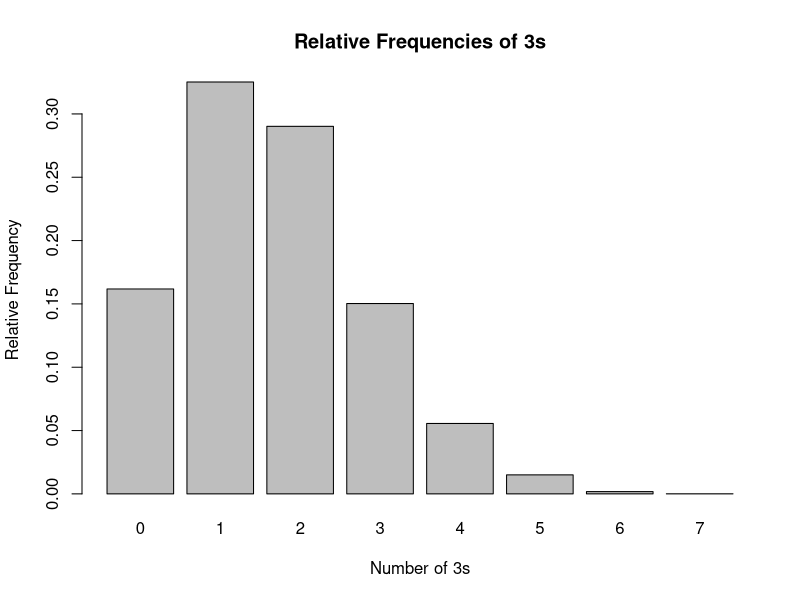
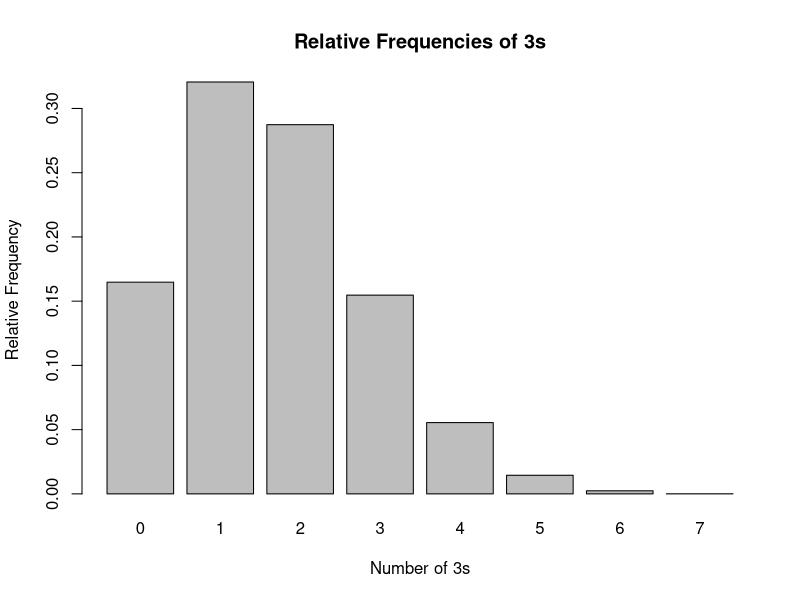
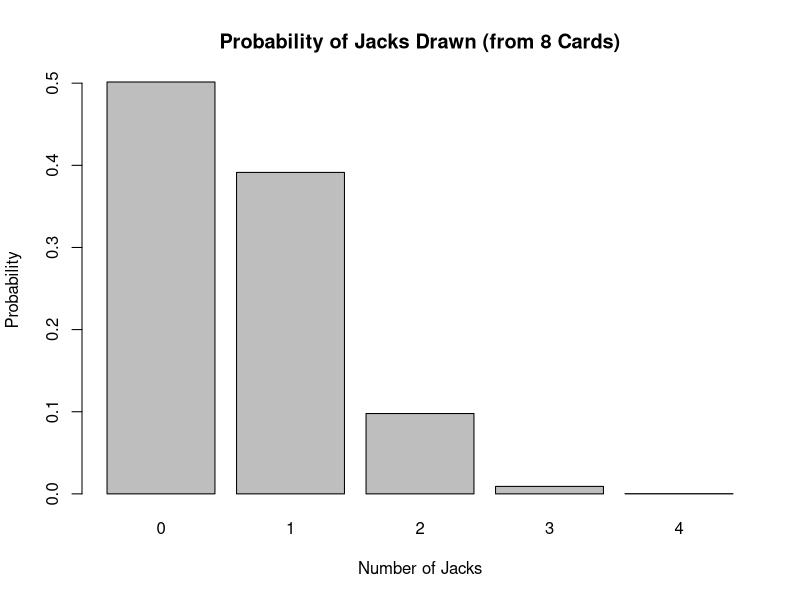
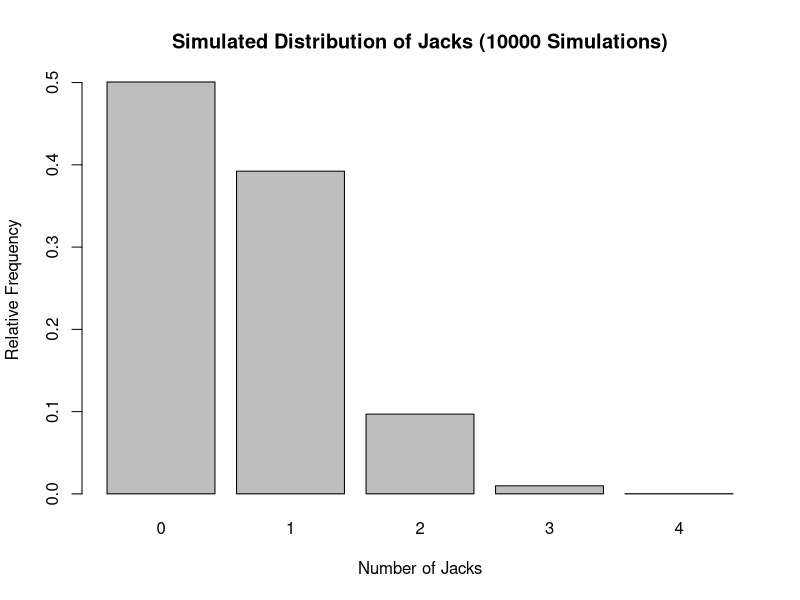
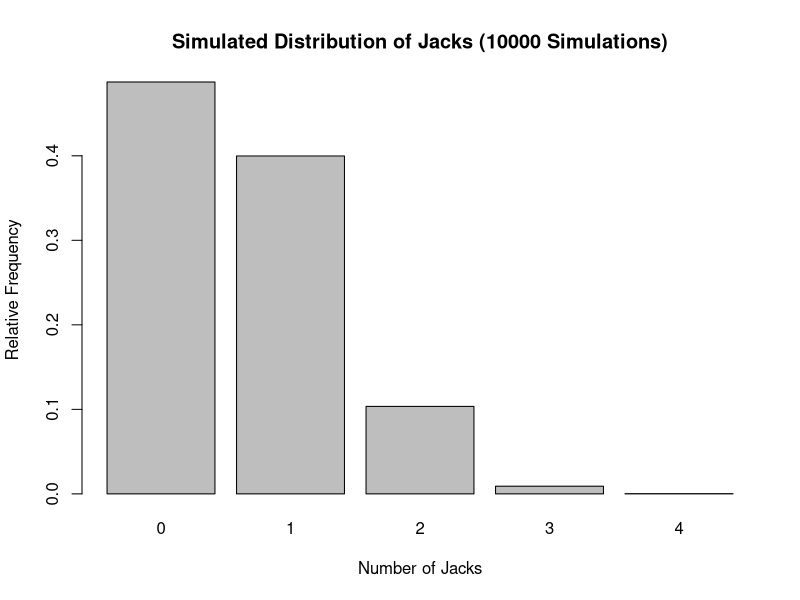
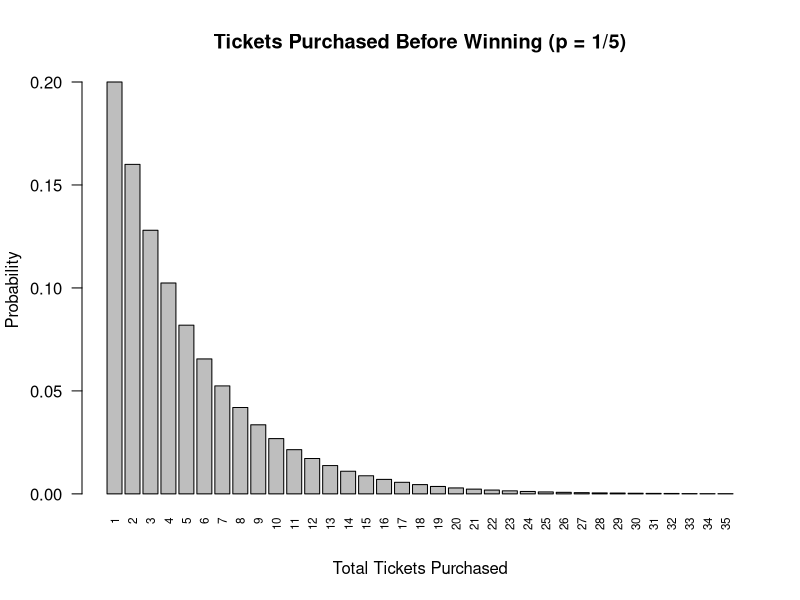
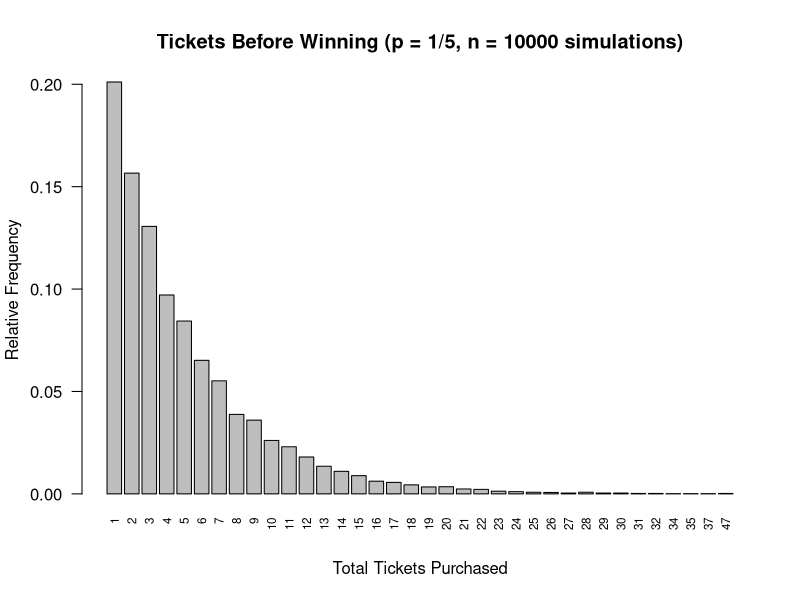
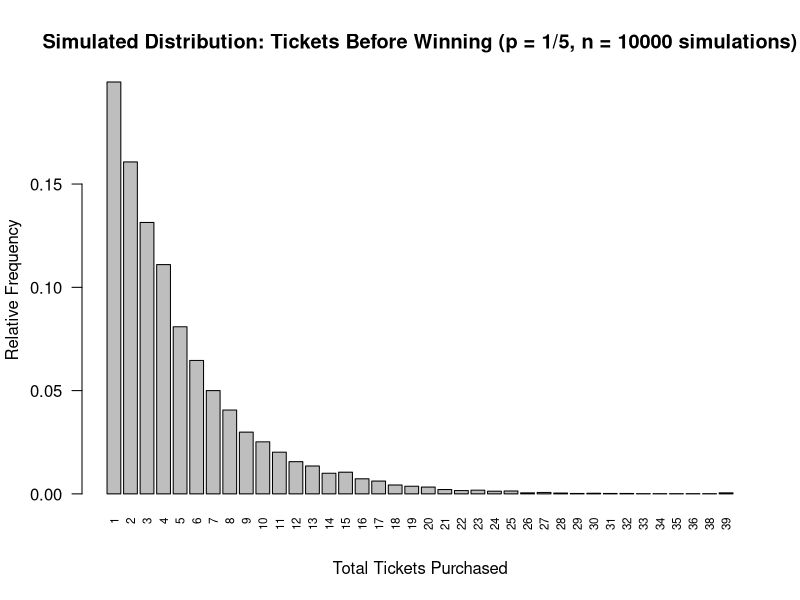

Source code (R) for these figures, in order:
# Madison Lovett, A01292253
# Lab 6, MATH 3042 set V
# March 5th, 2026

# 1.
# a)
m = 10
n = 10000
freq = table(replicate(n, sum(sample(1:6, m, replace=TRUE) == 3))) / n
barplot(freq, xlab="Number of 3s", ylab="Relative Frequency", main="Relative Frequencies of 3s")

# b)
freq = table(rbinom(n, m, 1/6)) / n
barplot(freq, xlab="Number of 3s", ylab="Relative Frequency", main="Relative Frequencies of 3s")

# 2.
# Rolling a die and checking if it's a 3 is a Bernoulli trial with p = 1/6, and counting
# successes across m independent trials is exactly what the binomial distribution models.
# So rbinom() is just a more efficient shortcut for the same experiment.

# 3.
# a)
dbinom(100, 300, 1/3)
# [1] 0.04881277

# b)
pbinom(100, 300, 1/3)
# [1] 0.5271102

# c)
pbinom(99, 300, 1/3)
# [1] 0.4782974

# d)
1 - pbinom(109, 300, 1/3)
# [1] 0.1227525

# 4.
x = 0:4
probs = dhyper(x, m = 4, n = 48, k = 8)
jack_table = data.frame(Jacks = x, Probability = round(probs, 6))
barplot(probs, names.arg = x, main = "Probability of Jacks Drawn (from 8 Cards)",
        xlab = "Number of Jacks", ylab = "Probability")

# 5.
sim_cards_sample = function(m, n) {
  deck = c(rep(1, 4), rep(0, 48))

  jack_counts = replicate(n, {
    hand = sample(deck, m, replace = FALSE)
    sum(hand)
  })

  freq = table(factor(jack_counts, levels = 0:4))
  rel_freq = freq / n
  result = data.frame(Jacks = 0:4,  RelativeFrequency = as.numeric(rel_freq))
  print(result)
  barplot(as.numeric(rel_freq),
          names.arg = 0:4,
          main = "Simulated Distribution of Jacks (10000 Simulations)",
          xlab = "Number of Jacks",
          ylab = "Relative Frequency")
}

sim_cards_hyper = function(m, n) {
  jack_counts = rhyper(nn = n, m = 4, n = 48, k = m)

  freq = table(factor(jack_counts, levels = 0:4))
  rel_freq = freq / n

  result = data.frame(Jacks = 0:4, RelativeFrequency = as.numeric(rel_freq))
  print(result)

  barplot(as.numeric(rel_freq),
          names.arg = 0:4,
          main = "Simulated Distribution of Jacks (10000 Simulations)",
          xlab = "Number of Jacks",
          ylab = "Relative Frequency",)
}

# a)
sim_cards_sample(m = 8, n = 10000)

# b)
sim_cards_hyper(m = 8, n = 10000)

# 6.
# Both simulations produce relative frequencies that closely approximate the probabilities
# from dhyper(), but they are not identical because the simulations involve "randomness".

# 7.
# a)
dhyper(100, 333, 666, 300)
# [1] 0.05834763

# b)
phyper(100, 333, 666, 300)
# [1] 0.5304624

# c)
phyper(99, 333, 666, 300)
# [1] 0.4721148

# d)
1 - phyper(109, 333, 666, 300)
# [1] 0.08253631

# e)
phyper(110, 333, 666, 300) - phyper(89, 333, 666, 300)
# [1] 0.8759101

# 8.
x = 0:34
probs = dgeom(x, prob = 1/5)
ticket_table = data.frame(FailuresBeforeWin = x, TotalTickets = x + 1,
    Probability = round(probs, 6))
barplot(probs, names.arg = x + 1,
        main = "Tickets Purchased Before Winning (p = 1/5)",
        xlab = "Total Tickets Purchased", ylab = "Probability", las = 2, cex.names = 0.7)

# 9.
sim_lottery_sample = function(n) {
  tickets_bought = replicate(n, {
    count = 0
    repeat {
      ticket = sample(c("win", "lose"), 1, prob = c(1/5, 4/5))
      count = count + 1
      if (ticket == "win") break
    }
    count
  })

  max_val = max(tickets_bought)
  freq = table(factor(tickets_bought, levels = 1:max_val))
  rel_freq = freq / n

  result = data.frame(TotalTickets = 1:max_val,
                      RelativeFrequency = as.numeric(rel_freq))
  result = result[result$RelativeFrequency >= 0.0001, ]

  barplot(result$RelativeFrequency,
          names.arg = result$TotalTickets,
          main = "Tickets Before Winning (p = 1/5, n = 10000 simulations)",
          xlab = "Total Tickets Purchased",
          ylab = "Relative Frequency",
          las = 2,
          cex.names = 0.7)
}

sim_lottery_hyper = function(n) {
  tickets_bought = rgeom(n, prob = 1/5) + 1

  max_val = max(tickets_bought)
  freq = table(factor(tickets_bought, levels = 1:max_val))
  rel_freq = freq / n

  result = data.frame(TotalTickets = 1:max_val,
                      RelativeFrequency = as.numeric(rel_freq))
  result = result[result$RelativeFrequency >= 0.0001, ]

  barplot(result$RelativeFrequency,
          names.arg = result$TotalTickets,
          main = "Simulated Distribution: Tickets Before Winning (p = 1/5, n = 10000 simulations)",
          xlab = "Total Tickets Purchased",
          ylab = "Relative Frequency",
          las = 2,
          cex.names = 0.7)
}

# a)
sim_lottery_sample(n = 10000)

# b)
sim_lottery_hyper(n = 10000)

# 10.
# Both simulations produce relative frequencies that approximate the exact probabilities
# from dgeom(), but are not identical due to randomness. Both bar plots show the same
# right-skewed, decreasing pattern as the exact distribution. With n = 10,000 simulations,
# relative frequencies are typically within a few hundredths of the exact values. Increasing
# n would bring them even closer, (Law of Large Numbers).

# 11.
# a)
pgeom(499, prob = 0.001)
# [1] 0.3936211

# b)
1 - pgeom(1199, prob = 0.001)
# [1] 0.3010134

# c)
pgeom(2000, prob = 0.001) - pgeom(999, prob = 0.001)
# [1] 0.2326307

# 12.
x = 0:6
probs = dpois(x, lambda = 0.75)
flaw_table = data.frame(Flaws = x, Probability = round(probs, 6))
barplot(probs, names.arg = x, main = "Flaws per Metre of Fibre Optic Cable",
        xlab = "Number of Flaws", ylab = "Probability")

# 13.
sim_flaws = function(n) {
  flaw_counts = rpois(n, lambda = 0.75)

  max_val = max(flaw_counts)
  freq = table(factor(flaw_counts, levels = 0:max_val))
  rel_freq = freq / n

  result = data.frame(Flaws = 0:max_val,
                      RelativeFrequency = as.numeric(rel_freq))
  result = result[result$RelativeFrequency >= 0.0001, ]

  barplot(result$RelativeFrequency,
          names.arg = result$Flaws,
          main = "Flaws per Metre of Cable",
          xlab = "Number of Flaws",
          ylab = "Relative Frequency")
}

sim_flaws(n = 10000)

# 14.
# Both distributions show the same shape, highest probability at 0 flaws, decreasing as
# the number of flaws increases. With n = 10,000 simulations, the relative frequencies are
# typically within a few hundredths of the exact dpois() values. As with the previous
# simulations, increasing n would bring the relative frequencies even closer to the exact
# probabilities, as expected.

# 15.
# a)
dpois(34, lambda = 34)
# [1] 0.06825056

# b)
ppois(30, lambda = 34)
# [1] 0.2803502

# c)
1 - ppois(38, lambda = 34)
# [1] 0.2166179

# d)
1 - ppois(37, lambda = 34)
# [1] 0.2681011

# e)
ppois(40, lambda = 34) - ppois(29, lambda = 34)
# [1] 0.6429105

# f)
ppois(34, lambda = 34)^2
# [1] 0.297506

# g)
ppois(68, lambda = 68)
# [1] 0.532192
